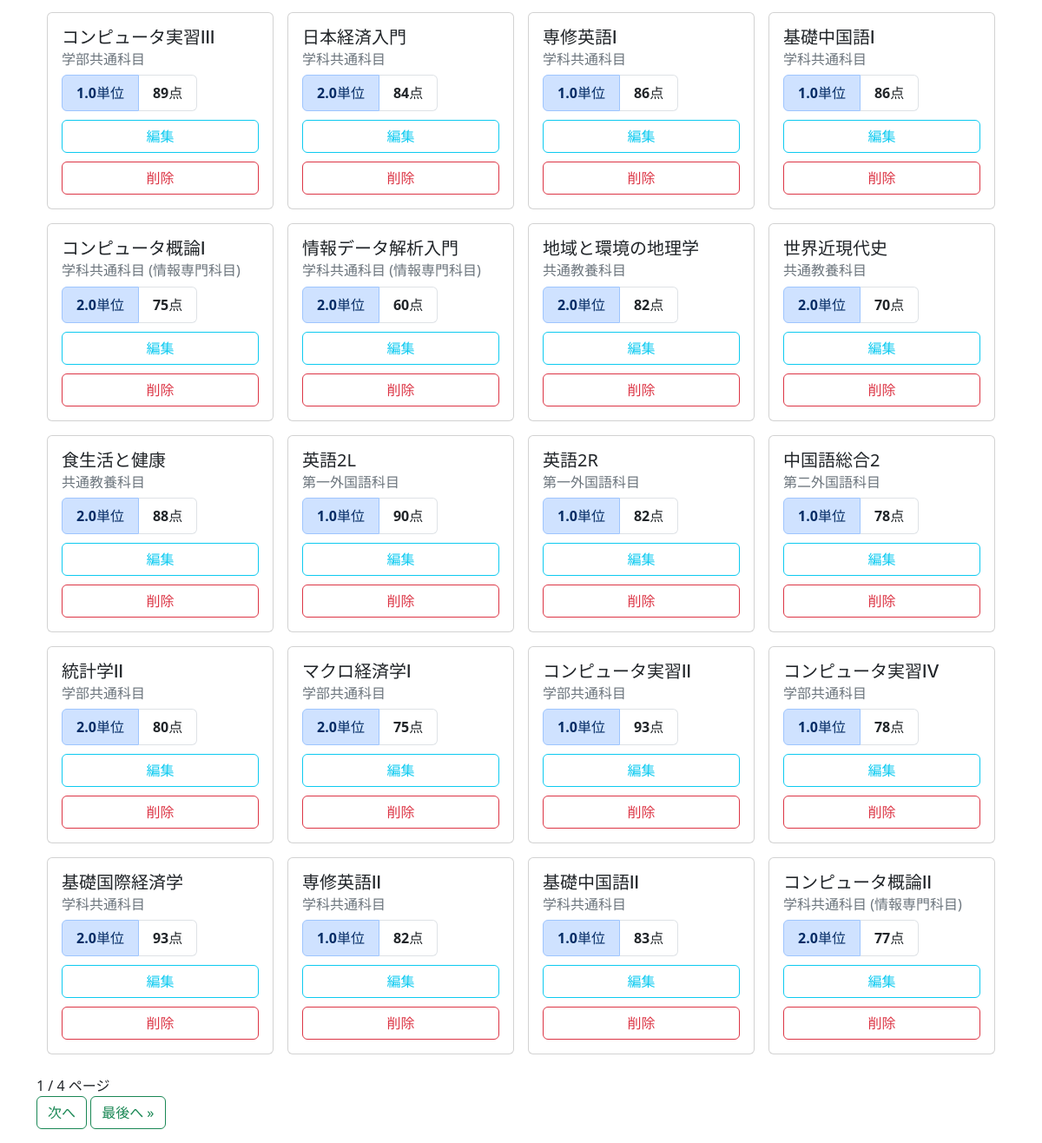
The page /crud/ (signed in, lower part) on the database as committed earlier.
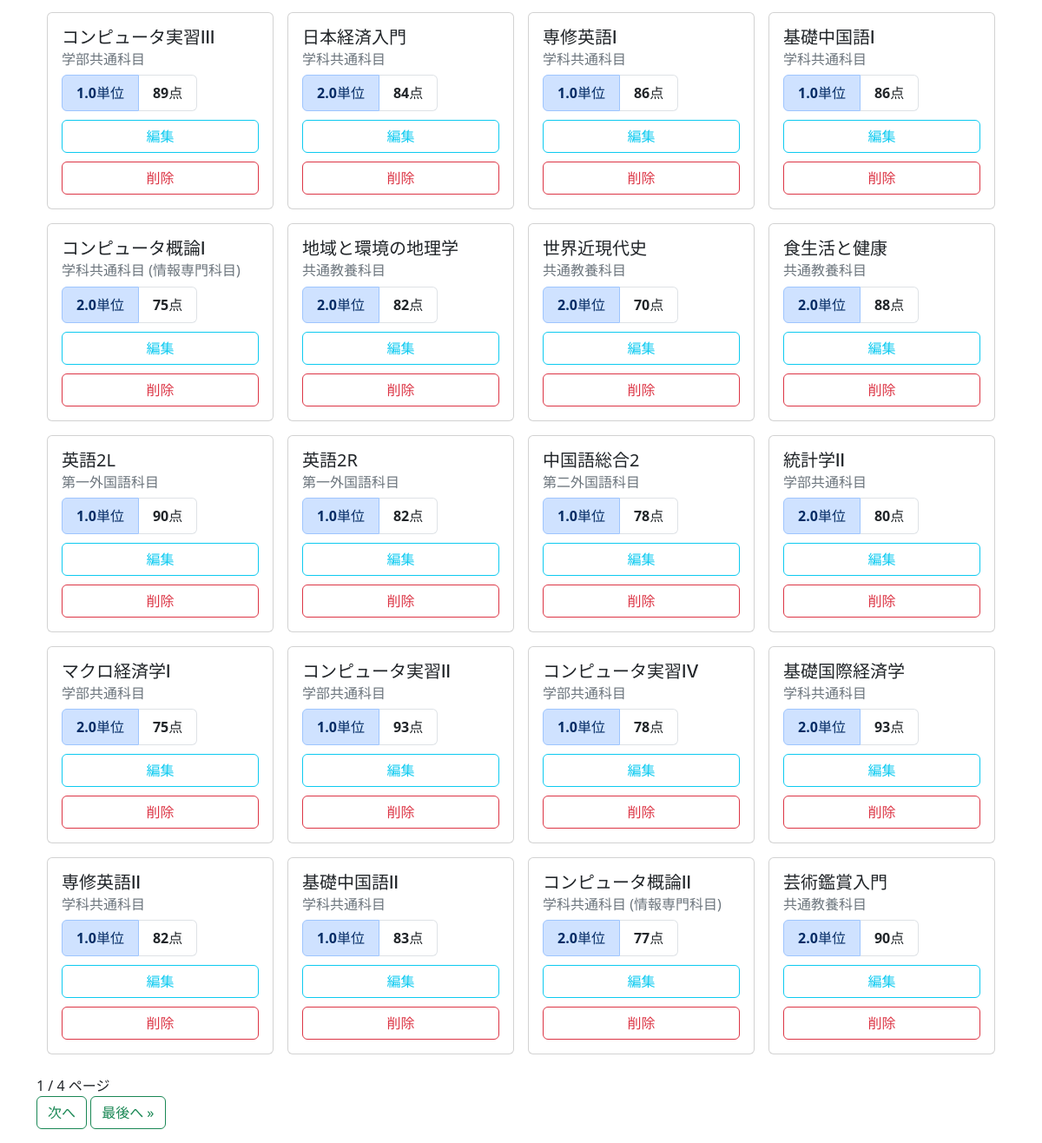
The same page on the database as committed later.
### crud/models.py (models this page shows, shortened)
class Subject(models.Model):
  name = models.CharField(max_length=100)
  credit = models.FloatField(null=True, blank=False)
  score = models.PositiveIntegerField()
  category = models.ForeignKey(Category, on_delete=models.DO_NOTHING)

class Category(models.Model):
  name = models.CharField(max_length=200)
  requiredment_credit = models.PositiveIntegerField(default=0)
  def __str__(self):
    return self.name

### crud/views.py (the view)
# urls.py: path('crud/', views.SubjectListView.as_view(), name="list"),
class SubjectListView(LoginRequiredMixin, ListView):
  model = Subject
  paginate_by = 24
  def get_context_data(self, *args, **kwargs):
    context = super().get_context_data(*args, **kwargs)
    context["categories"] = Category.objects.all()
    return context
  def get_queryset(self):
    query = self.request.GET.get('query')
    if query:
      subject_list = Subject.objects.filter(
            name__icontains=query)
    else:
      subject_list = Subject.objects.all()
    return subject_list

### creditmanagement/crud/templates/crud/subject_list.html (shortened to what this page needs)
{% extends "base.html" %}
{% block content %}
<div class="container">
  <div class="row row-cols-1 row-cols-md-2 row-cols-lg-4 g-3">
    {% for subject in object_list %}
    <div class="col-lg-3 col-md-6">
      <div class="card">
        <div class="card-body">
          <h5 class="card-title">{{ subject.name }}</h5>
          <h6 class="card-subtitle mb-2 text-secondary">{{ subject.category }}</h6>
            <ul class="list-group  list-group-horizontal">
              <li class="list-group-item list-group-item-primary"><span class="fw-bolder">{{ subject.credit }}</span>単位</li>
              <li class="list-group-item"><span class="fw-bolder">{{ subject.score }}</span>点</li>
            </ul>
            <button class="btn btn-outline-info w-100" style="margin-top: 10px;" onclick="location.href='{% url 'edit' pk=subject.pk %}'">編集</button>
            <button class="btn btn-outline-danger w-100" style="margin-top: 10px;" onclick="location.href='{% url 'delete' pk=subject.pk %}'">削除</button>
        </div>
      </div>
    </div>
    {% endfor %}
  </div>
</div>
<br>
    {{ page_obj.number }} / {{ page_obj.paginator.num_pages }} ページ<br>
    {% if page_obj.has_next %}
    <button class="btn btn-outline-success" type="button" style="margin-bottom: 1rem;"onclick="location.href='?page={{ page_obj.next_page_number }}'">次へ</button>
    <button class="btn btn-outline-success" type="button" style="margin-bottom: 1rem;"onclick="location.href='?page={{ page_obj.paginator.num_pages }}'">最後へ &raquo;</button>
    {% endif %}
  {% endblock %}

Rows that differ between the two databases and show on the page:
removed Subject: name "情報データ解析入門", category "学科共通科目 (情報専門科目)", credit "2.0", score "60"
now on this page (row unchanged): Subject: name "芸術鑑賞入門", category "共通教養科目", credit "2.0", score "90"
